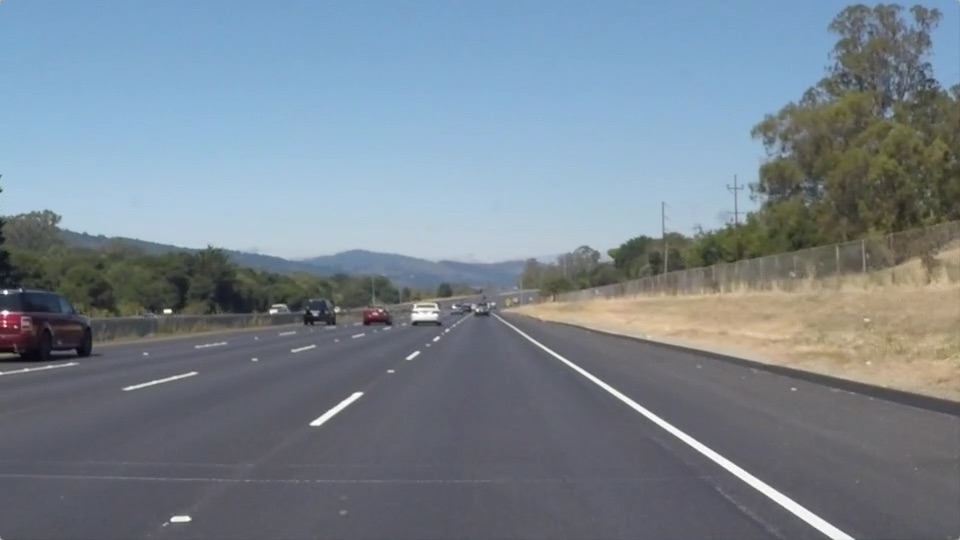
#> input picture CarND-LaneLines-P1/test_images/solidWhiteRight.jpg, 960 x 540 px
$ jupyter execute --allow-errors P1.ipynb   (shell and % lines are left out)
#> lines starting #> are read from the running program, lines starting #| are printed output that depends on the picture; after the words box and inside, x2 and y2 are one past the last pixel; in counts of white or black regions, pixels touching at a corner belong together
### CarND-LaneLines-P1/helper.py
import math
import matplotlib.pyplot as plt
import matplotlib.image as mpimg
import numpy as np
import cv2

def colorselect(image, red, green, blue):
    # Grab the x and y size and make a copy of the image
    ysize = image.shape[0]
    xsize = image.shape[1]
    color_select = np.copy(image)


    rgb_threshold = [red, green, blue]

    # Do a boolean or with the "|" character to identify
    # pixels below the thresholds
    thresholds = (image[:,:,0] < rgb_threshold[0]) \
            | (image[:,:,1] < rgb_threshold[1]) \
            | (image[:,:,2] < rgb_threshold[2])
    color_select[thresholds] = [0,0,0]
    return color_select

def grayscale(img):
    """Applies the Grayscale transform
    This will return an image with only one color channel
    but NOTE: to see the returned image as grayscale
    (assuming your grayscaled image is called 'gray')
    you should call plt.imshow(gray, cmap='gray')"""
    return cv2.cvtColor(img, cv2.COLOR_RGB2GRAY)
    # Or use BGR2GRAY if you read an image with cv2.imread()
    # return cv2.cvtColor(img, cv2.COLOR_BGR2GRAY)

def canny(img, low_threshold, high_threshold):
    """Applies the Canny transform"""
    return cv2.Canny(img, low_threshold, high_threshold)

def gaussian_blur(img, kernel_size):
    """Applies a Gaussian Noise kernel"""
    return cv2.GaussianBlur(img, (kernel_size, kernel_size), 0)

def region_of_interest(img, vertices):
    """
    Applies an image mask.

    Only keeps the region of the image defined by the polygon
    formed from `vertices`. The rest of the image is set to black.
    `vertices` should be a numpy array of integer points.
    """
    #defining a blank mask to start with
    mask = np.zeros_like(img)

    #defining a 3 channel or 1 channel color to fill the mask with depending on the input image
    if len(img.shape) > 2:
        channel_count = img.shape[2]  # i.e. 3 or 4 depending on your image
        ignore_mask_color = (255,) * channel_count
    else:
        ignore_mask_color = 255

    #filling pixels inside the polygon defined by "vertices" with the fill color
    cv2.fillPoly(mask, vertices, ignore_mask_color)

    #returning the image only where mask pixels are nonzero
    masked_image = cv2.bitwise_and(img, mask)
    return masked_image


def draw_lines(img, lines, color=[255, 0, 0], thickness=3):
    """
    NOTE: this is the function you might want to use as a starting point once you want to
    average/extrapolate the line segments you detect to map out the full
    extent of the lane (going from the result shown in raw-lines-example.mp4
    to that shown in P1_example.mp4).

    Think about things like separating line segments by their
    slope ((y2-y1)/(x2-x1)) to decide which segments are part of the left
    line vs. the right line.  Then, you can average the position of each of
    the lines and extrapolate to the top and bottom of the lane.

    This function draws `lines` with `color` and `thickness`.
    Lines are drawn on the image inplace (mutates the image).
    If you want to make the lines semi-transparent, think about combining
    this function with the weighted_img() function below
    """

    imshape = img.shape
    half = imshape[1]/2 # x-axis's half
    lengthleft = 0
    lengthright = 0
    slopeleft = 0
    sloperight = 0
    xright_min = 2147483647
    xleft_max = -2147483647
    yright_min = 2147483647
    yleft_min = 2147483647
    for line in lines:
        for x1,y1,x2,y2 in line:
            slope = (y2-y1)/(x2-x1)
            if slope > 0.5 and slope < 0.9 and x1 > half and x2 > half:
                    length = math.sqrt((x2-x1)**2+(y2-y1)**2)
                    lengthright += length
                    sloperight += (slope*length)
                    xright_min= min(xright_min, min(x1,x2))
                    yright_min = min(yright_min, min(y1,y2))
            if slope < -0.5 and slope > -0.8 and x1 < half and x2 < half:
                    length = math.sqrt((x2-x1)**2+(y2-y1)**2)
                    lengthleft += length
                    slopeleft += (slope*length)
                    xleft_max = max(xleft_max, max(x1,x2))
                    yleft_min = min(yleft_min, min(y1,y2))

    if lengthright!=0:
        sloperight = sloperight/lengthright
        xright_end = max(min(xright_min,half+70),half+50)
        yright_end = yright_min + sloperight*(xright_end - xright_min)
        xright_start = xright_min - (yright_min - imshape[0])/ sloperight
        cv2.line(img, (int(xright_start), imshape[0]), (int(xright_end), int(yright_end)), color, thickness)
    if lengthleft!=0:
        slopeleft = slopeleft/lengthleft
        xleft_end = max(xleft_max,half-50)
        yleft_end = yleft_min + slopeleft*(xleft_end - xleft_max)
        xleft_start = xleft_max - (yleft_min - imshape[0])/slopeleft
        cv2.line(img, (int(xleft_start), imshape[0]), (int(xleft_end), int(yleft_end)), color, thickness)
    #cv2.line(image, start_point, end_point, color, thickness)

def hough_lines(img, rho, theta, threshold, min_line_len, max_line_gap):
    """
    `img` should be the output of a Canny transform.

    Returns an image with hough lines drawn.
    """
    lines = cv2.HoughLinesP(img, rho, theta, threshold, np.array([]), minLineLength=min_line_len, maxLineGap=max_line_gap)
    line_img = np.zeros((img.shape[0], img.shape[1], 3), dtype=np.uint8)
    draw_lines(line_img, lines)
    return line_img

# Python 3 has support for cool math symbols.

def weighted_img(img, initial_img, α=0.8, β=1., γ=0.):
    """
    `img` is the output of the hough_lines(), An image with lines drawn on it.
    Should be a blank image (all black) with lines drawn on it.

    `initial_img` should be the image before any processing.

    The result image is computed as follows:

    initial_img * α + img * β + γ
    NOTE: initial_img and img must be the same shape!
    """
    return cv2.addWeighted(initial_img, α, img, β, γ)

### CarND-LaneLines-P1/P1.ipynb
# Self-Driving Car Engineer Nanodegree

## Project: **Finding Lane Lines on the Road**
***
In this project, you will use the tools you learned about in the lesson to identify lane lines on the road.  You can develop your pipeline on a series of individual images, and later apply the result to a video stream (really just a series of images). Check out the video clip "raw-lines-example.mp4" (also contained in this repository) to see what the output should look like after using the helper functions below.

Once you have a result that looks roughly like "raw-lines-example.mp4", you'll need to get creative and try to average and/or extrapolate the line segments you've detected to map out the full extent of the lane lines.  You can see an example of the result you're going for in the video "P1_example.mp4".  Ultimately, you would like to draw just one line for the left side of the lane, and one for the right.

In addition to implementing code, there is a brief writeup to complete. The writeup should be completed in a separate file, which can be either a markdown file or a pdf document. There is a [write up template](https://github.com/udacity/CarND-LaneLines-P1/blob/master/writeup_template.md) that can be used to guide the writing process. Completing both the code in the Ipython notebook and the writeup template will cover all of the [rubric points](https://review.udacity.com/#!/rubrics/322/view) for this project.

---
Let's have a look at our first image called 'test_images/solidWhiteRight.jpg'.  Run the 2 cells below (hit Shift-Enter or the "play" button above) to display the image.

**Note: If, at any point, you encounter frozen display windows or other confounding issues, you can always start again with a clean slate by going to the "Kernel" menu above and selecting "Restart & Clear Output".**

---

**The tools you have are color selection, region of interest selection, grayscaling, Gaussian smoothing, Canny Edge Detection and Hough Tranform line detection.  You  are also free to explore and try other techniques that were not presented in the lesson.  Your goal is piece together a pipeline to detect the line segments in the image, then average/extrapolate them and draw them onto the image for display (as below).  Once you have a working pipeline, try it out on the video stream below.**

---

<figure>

 <figcaption>
 <p></p>
 <p style="text-align: center;"> Your output should look something like this (above) after detecting line segments using the helper functions below </p>
 </figcaption>
</figure>
 <p></p>
<figure>

 <figcaption>
 <p></p>
 <p style="text-align: center;"> Your goal is to connect/average/extrapolate line segments to get output like this</p>
 </figcaption>
</figure>

**Run the cell below to import some packages.  If you get an `import error` for a package you've already installed, try changing your kernel (select the Kernel menu above --> Change Kernel).  Still have problems?  Try relaunching Jupyter Notebook from the terminal prompt.  Also, consult the forums for more troubleshooting tips.**

## Import Packages

[cell 1]
#importing some useful packages
import matplotlib.pyplot as plt
import matplotlib.image as mpimg
import numpy as np
import cv2

## Read in an Image

[cell 2]
#reading in an image
image = mpimg.imread('test_images/solidWhiteRight.jpg')
#> image is the input picture: shape (540, 960, 3); mean R, G, B 120.3, 132.6, 143.7

#printing out some stats and plotting
print('This image is:', type(image), 'with dimensions:', image.shape)
#| This image is: <class 'numpy.ndarray'> with dimensions: (540, 960, 3)
plt.imshow(image)  # if you wanted to show a single color channel image called 'gray', for example, call as plt.imshow(gray, cmap='gray')

## Ideas for Lane Detection Pipeline

**Some OpenCV functions (beyond those introduced in the lesson) that might be useful for this project are:**

`cv2.inRange()` for color selection
`cv2.fillPoly()` for regions selection
`cv2.line()` to draw lines on an image given endpoints
`cv2.addWeighted()` to coadd / overlay two images
`cv2.cvtColor()` to grayscale or change color
`cv2.imwrite()` to output images to file
`cv2.bitwise_and()` to apply a mask to an image

**Check out the OpenCV documentation to learn about these and discover even more awesome functionality!**

## Helper Functions

Below are some helper functions to help get you started. They should look familiar from the lesson!

#> (a cell that did not finish here is left out)

## Test Images

Build your pipeline to work on the images in the directory "test_images"
**You should make sure your pipeline works well on these images before you try the videos.**

[cell 4]
import os
os.listdir("test_images/")

## Build a Lane Finding Pipeline

Build the pipeline and run your solution on all test_images. Make copies into the `test_images_output` directory, and you can use the images in your writeup report.

Try tuning the various parameters, especially the low and high Canny thresholds as well as the Hough lines parameters.

## Import packages

[cell 5]
import math
import matplotlib.pyplot as plt
import matplotlib.image as mpimg
import numpy as np
import cv2
import helper

## Read all the Images

[cell 6]
image1 = mpimg.imread('test_images/solidWhiteCurve.jpg')
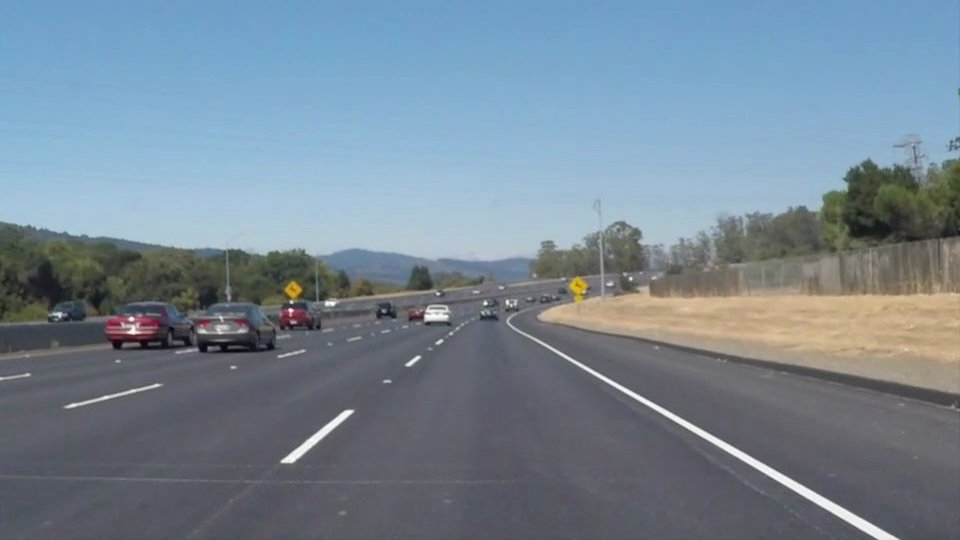
#> input picture CarND-LaneLines-P1/test_images/solidWhiteCurve.jpg, 960 x 540 px
#> image1 is the input picture: shape (540, 960, 3); mean R, G, B 118.5, 134.5, 148.1
image2 = mpimg.imread('test_images/solidWhiteRight.jpg')
image3 = mpimg.imread('test_images/solidYellowCurve.jpg')
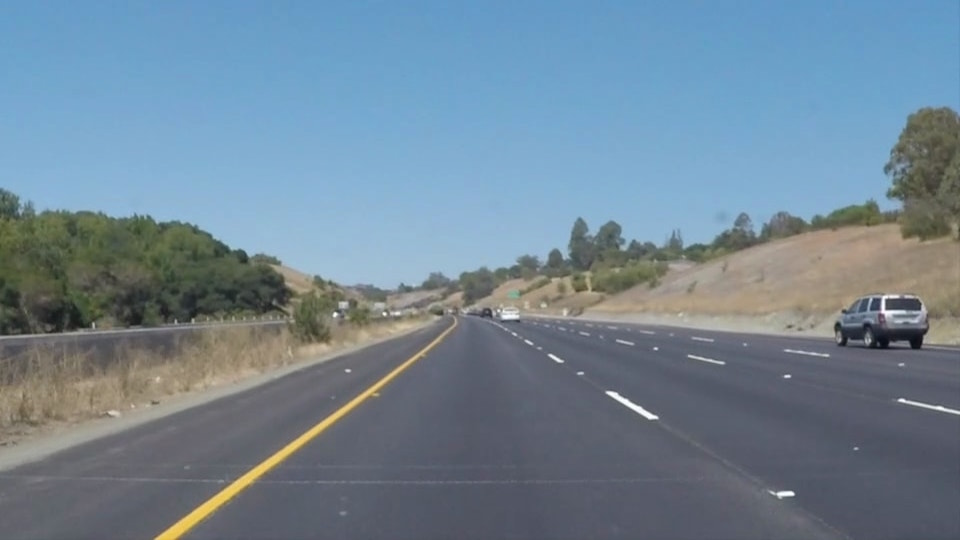
#> input picture CarND-LaneLines-P1/test_images/solidYellowCurve.jpg, 960 x 540 px
#> image3 is the input picture: shape (540, 960, 3); mean R, G, B 113, 133.4, 149
image4 = mpimg.imread('test_images/solidYellowCurve2.jpg')
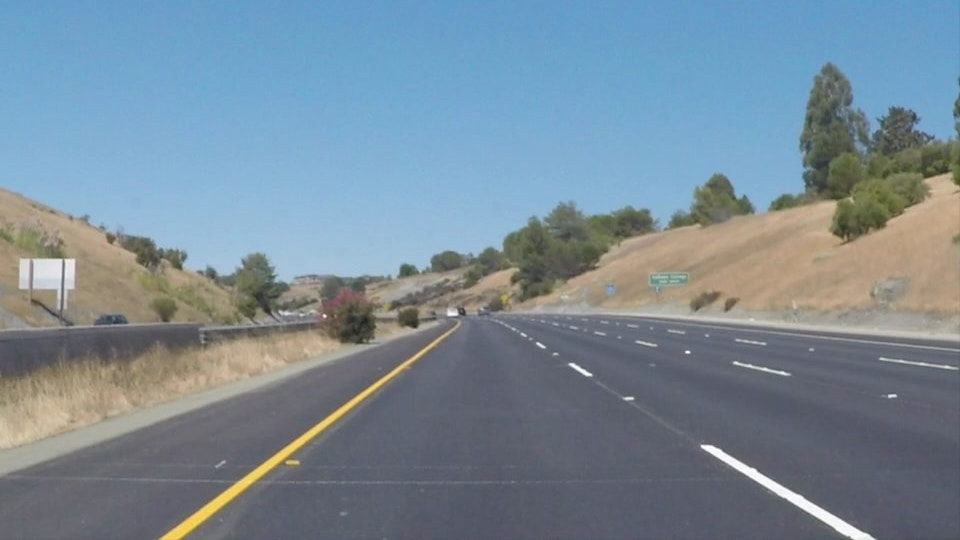
#> input picture CarND-LaneLines-P1/test_images/solidYellowCurve2.jpg, 960 x 540 px
#> image4 is the input picture: shape (540, 960, 3); mean R, G, B 120.7, 138.6, 151.5
image5 = mpimg.imread('test_images/solidYellowLeft.jpg')
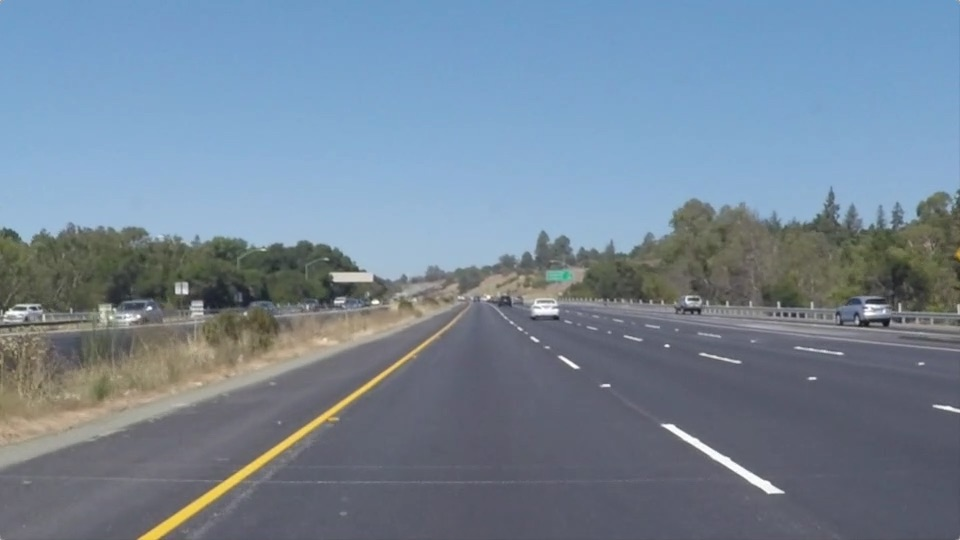
#> input picture CarND-LaneLines-P1/test_images/solidYellowLeft.jpg, 960 x 540 px
#> image5 is the input picture: shape (540, 960, 3); mean R, G, B 116.5, 133.6, 150.8
image6 = mpimg.imread('test_images/whiteCarLaneSwitch.jpg')
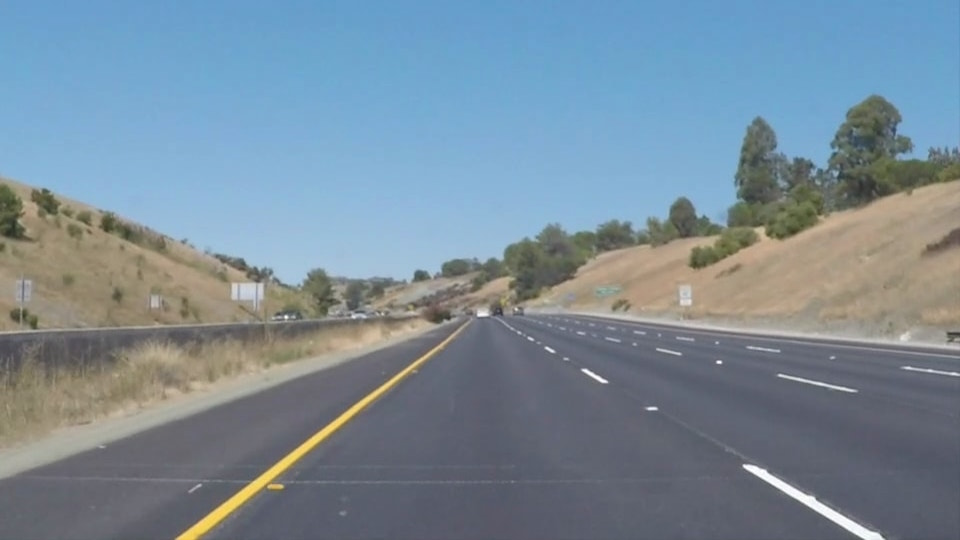
#> input picture CarND-LaneLines-P1/test_images/whiteCarLaneSwitch.jpg, 960 x 540 px
#> image6 is the input picture: shape (540, 960, 3); mean R, G, B 121.2, 139.4, 152.9
image = [image1,image2,image3,image4,image5,image6]

plt.figure()
plt.title('Image1')
plt.imshow(image1)
plt.savefig('process/original.png')

## Color Selection

[cell 7]
color_Select = []

red_threshold = 220
green_threshold = 180
blue_threshold = 0

for i in image:
    temp = helper.colorselect(i, red_threshold, green_threshold, blue_threshold)
    color_Select.append(temp)
#> this loop made 6 passes
#> pass 1, in colorselect, `thresholds = (image[:,:,0] < rgb_threshold[0]) \ | (image[:,:,1] < rgb..`:
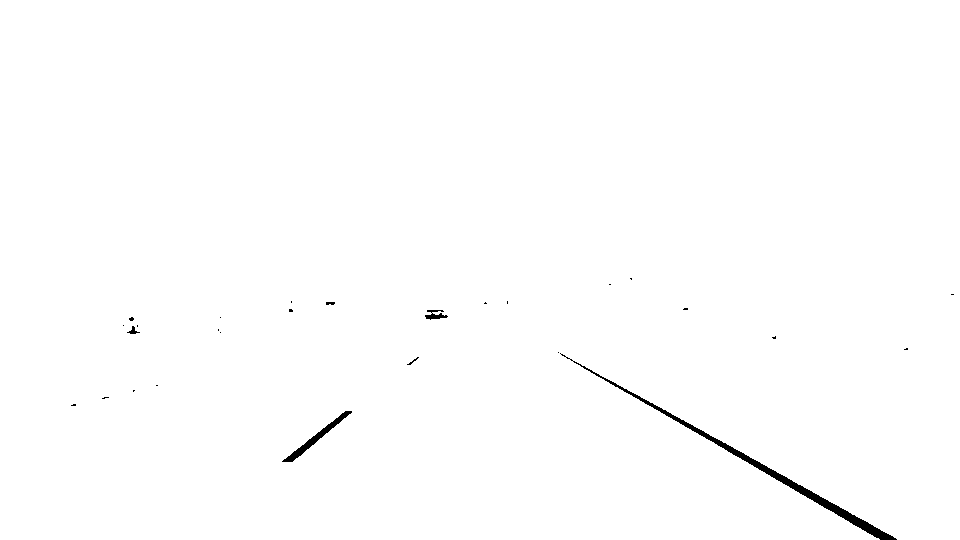
#> thresholds: shape (540, 960) bool; 99.5% white; 27 black regions (21 under 20 px), largest, box (x1, y1, x2, y2) and area: (560, 353, 897, 540) 1956, (282, 411, 352, 462) 485, (425, 310, 448, 320) 121, (127, 326, 140, 334) 42, (326, 302, 335, 305) 24, (407, 357, 419, 365) 22
#> pass 1, `temp = helper.colorselect(i, red_threshold, green_threshold, blue_thre..`:
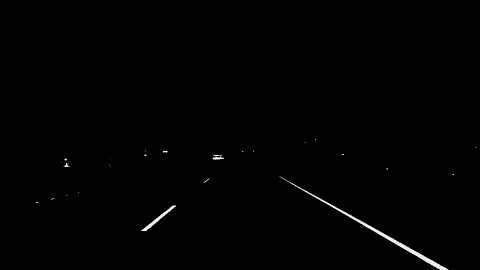
#> temp: shape (540, 960, 3) (shown at 1/2 size); mean R, G, B 1.3, 1.3, 1.3
#> after the loop, color_Select = 6 items

plt.figure()
plt.title('Color Select')
plt.imshow(color_Select[0],cmap='gray')
plt.savefig('process/colorselect.png')

## Comvert to Grayscale

[cell 8]
gray = []
for i in color_Select:
    temp = helper.grayscale(i)
    gray.append(temp)
#> after the loop, gray = 6 items

plt.figure()
plt.title('Grayscale')
plt.imshow(gray[0],cmap='gray')
plt.savefig('process/grayscale.png')

## Define a kernel size of Gaussian blurring

[cell 9]
kernel_size = 5 # Must be an odd number(3, 5, 7...)
blur_gray = []
for i in gray:
    temp = helper.gaussian_blur(i, kernel_size)
    blur_gray.append(temp)
#> after the loop, blur_gray = 6 items

plt.figure()
plt.title('Gaussian blur')
plt.imshow(blur_gray[0],cmap='gray')
plt.savefig('process/gussian_blur.png')

## Canny Edges

[cell 10]
canny_edges = []
low_threshold = 250
high_threshold = 300
for i in blur_gray:
    temp = helper.canny(i, low_threshold, high_threshold)
    canny_edges.append(temp)
#> after the loop, canny_edges = 6 items

plt.figure()
plt.title('Edges')
plt.imshow(canny_edges[0],cmap='gray')
plt.savefig('process/edges.png')

## Mask Area Selection

[cell 11]
masked_edges = []

for i in canny_edges:
    imshape = i.shape
    vertices = np.array([[(100,imshape[0]), #left_bottom
                          (470, 300), # left_top
                          (510, 300), # right_top
                          (imshape[1],imshape[0])]], # right_bottom
                        dtype=np.int32)
    temp = helper.region_of_interest(i, vertices)
    masked_edges.append(temp)
#> after the loop, masked_edges = 6 items

plt.figure()
plt.imshow(masked_edges[0],cmap='gray')
plt.savefig('process/masked_edges.png')

plt.figure()
plt.title('Mask Selection')
plt.imshow(image[0])

left_bottom = [100,imshape[0]]
#> left_bottom = [100, 540]
right_bottom = [imshape[1],imshape[0]]
#> right_bottom = [960, 540]
left_top = [470, 300]
right_top = [510,300]

x = [left_bottom[0], right_bottom[0], right_top[0], left_top[0],left_bottom[0]]
#> x = [100, 960, 510, 470, 100]
y = [left_bottom[1], right_bottom[1], right_top[1], left_top[1],left_bottom[1]]
#> y = [540, 540, 300, 300, 540]
plt.plot(x, y, 'b--')

## Hough Transformation Line

[cell 12]
rho = 1
theta = np.pi/360
threshold = 4
min_line_len = 15
max_line_gap = 4

hough_line = []
for i in masked_edges:
    temp = helper.hough_lines(i, rho, theta, threshold, min_line_len, max_line_gap)
    hough_line.append(temp)
#> this loop made 6 passes
#> after the loop, hough_line = 6 items

plt.figure()
plt.title("Hough Line Detection")
plt.imshow(hough_line[0])
plt.savefig('process/hough_line.png')

## Result

[cell 13]
final = []
for i in range(len(hough_line)):
    temp = helper.weighted_img(hough_line[i], image[i], α=0.8, β=1., γ=0.)
    final.append(temp)
#> after the loop, final = 6 items
for i in range(len(image)):
    plt.subplot(2,3,i+1)
    plt.imshow(final[i])
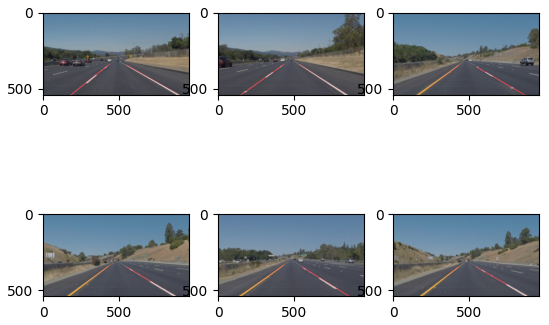
#> figure drawn by matplotlib, 6 panels
